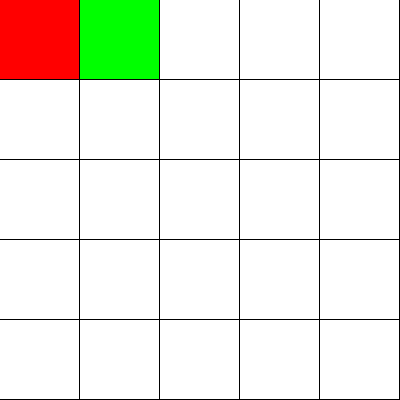
Frame 1 (no input)
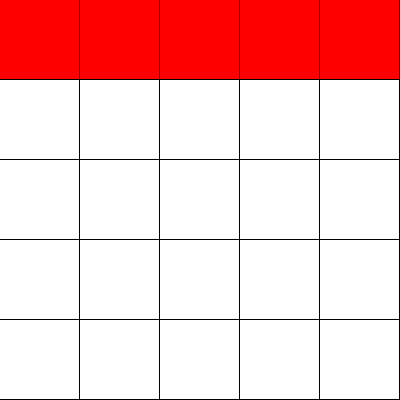
Frame 60 (no input)
Frame 120 (the mouse pressed at the canvas centre since frame 60): identical to frame 60, image omitted

The p5.js sketch that drew these frames (run headless with seeded random() and noise() and a simulated clock; from frame 60 on, the mouse is pressed at the canvas centre):

// p5.js sketch
// ── sketch.js
let cols = 5;
let rows = 5;
let grid = new Array(cols);

// width and height of each cell
let w,h;

/**
 * initially open set has only one element and closed set is empty
 */
let openSet = [];
let closedSet = [];

/**
 * start and end nodes
 */
let start;
let end;

function Spot(i, j) {
    // x,y coordinates of each spot, for displaying purposes named as i,j
    this.i = i;
    this.j = j;
    // properties of a spot
    this.f = 0;
    this.g = 0;
    this.h = 0;
    this.neighbours = [];

    this.show = function (color) {
        fill(color);
        noStroke();
        // stroke(255, 0, 200);
        // strokeWeight(w / 2);
        rect(this.i * w, this.j * h, w-1, h-1);
    };

    /**
     * Add neighbours
     * @param grid - this grid param useful when add neighbours
     */
    this.addNeighbours = function (grid) {
        const i = this.i;
        const j = this.j;
        // conditions to support add neighbours add neighbour nodes,
        // and avoid accessing unexisting nodes
        if (i < cols - 1) {
            this.neighbours.push(grid[i + 1][j]);
        }
        if (i > 0) {
            this.neighbours.push(grid[i - 1][j]);
        }
        // if (j < rows - 1) {
        //     this.neighbours.push(grid[i][j + 1]);
        // }
        // if (j > 0) {
        //     this.neighbours.push(grid[i][j - 1]);
        // }
        // if (i > 0 && j > 0) {
        //     this.neighbours.push(grid[i - 1][j - 1]);
        // }
        // if (i < cols - 1 && j > 0) {
        //     this.neighbours.push(grid[i + 1][j - 1]);
        // }
        // if (i > 0 && j < rows - 1) {
        //     this.neighbours.push(grid[i - 1][j + 1]);
        // }
        // if (i < cols - 1 && j < rows - 1) {
        //     this.neighbours.push(grid[i + 1][j + 1]);
        // }
    }
}

/**
 * Remove current element from array
 * @param arr - array
 * @param elt - element to be removed
 */
function removeFromArray(arr, elt) {
    // here reverse for loop is because, elements can be skipped
    // if remove items from array inside forward for loop
    for(let i = arr.length -1; i >= 0; i--) {
        if (arr[i] === elt) {
            arr.splice(i, 1);
        }
    }
}
function setup() {
    createCanvas(400, 400);

    // init width and height of cells
    w = width/cols;
    h = height/rows;

    // Making a 2D array
    for(let i=0; i < cols; i++) {
        grid[i] = new Array(rows);
    }

    // fill the grid with spots
    for(let i=0; i < cols; i++) {
        for(let j=0; j < rows; j++) {
            grid[i][j] = new Spot(i,j);
        }
    }

    // add neighbours
    for(let i=0; i < cols; i++) {
        for(let j=0; j < rows; j++) {
            grid[i][j].addNeighbours(grid);
        }
    }
    
    // initialize start and end nodes
    start = grid[0][0];
    end = grid[cols-1][rows-1];

    // add the first element to openset
    openSet.push(start);
}

function draw() {

    background(0);
    /**
    * as long as openSet has items to be evaluated, evaluate them
    * SPECIAL: The reason it has added below open checker inside draw 
    * method rather than a while loop is, draw is also a loop.
    */
   if(openSet.length > 0) {
       // assuming that 1st element is the lowest, he's the winner ;-)
       let winner = 0;
        for(let i=0; i< openSet.length; i++) {
            if (openSet[i].f < openSet[winner].f) {
                winner = i;
            }
        }

        // current is the Node or Spot having lowest f
        let current = openSet[winner];

        // if openset of index winner goes to end, it is done
       if (openSet[winner] === end) {
            console.log('DONE!!!');
       }

       // add the `current` to the closedSet and remove from openSet
       removeFromArray(openSet, current);
       closedSet.push(current);

       // get neighbours of current
       let neighbours = current.neighbours;

       for (let i = 0; i < neighbours.length; i++) {
           let neighbour = neighbours[i];

           /**
            * neighbour should not be in closedList, since it should not be already visited.
            */
           if (!closedSet.includes(neighbour)) {
               // assumed that g between current to neighbours(in horizontal and vertical) is 1.
               let tempG = current.g+1;

               // if neighbour in openSet, neighbour should always having a g value
               if (openSet.includes(neighbour)) {
                   // if calculated g is less than G in neighbour already change to it to new G
                   if (tempG < neighbour.g) {
                       neighbour.g = tempG;
                   }
               } else {
                   neighbour.g = tempG;
                   openSet.push(neighbour);
               }
           }
       }

   } else {
       // no solution
   }

    for(let i=0; i < cols; i++) {
        for(let j=0; j < rows; j++) {
            grid[i][j].show(color(255));
        }
    }

    // make closedSet items red
    for(let i=0; i < closedSet.length; i++) {
        closedSet[i].show(color(255, 0, 0));
    }

    // make openSet items green
    for(let i=0; i < openSet.length; i++) {
        openSet[i].show(color(0, 255, 0));
    }
}
